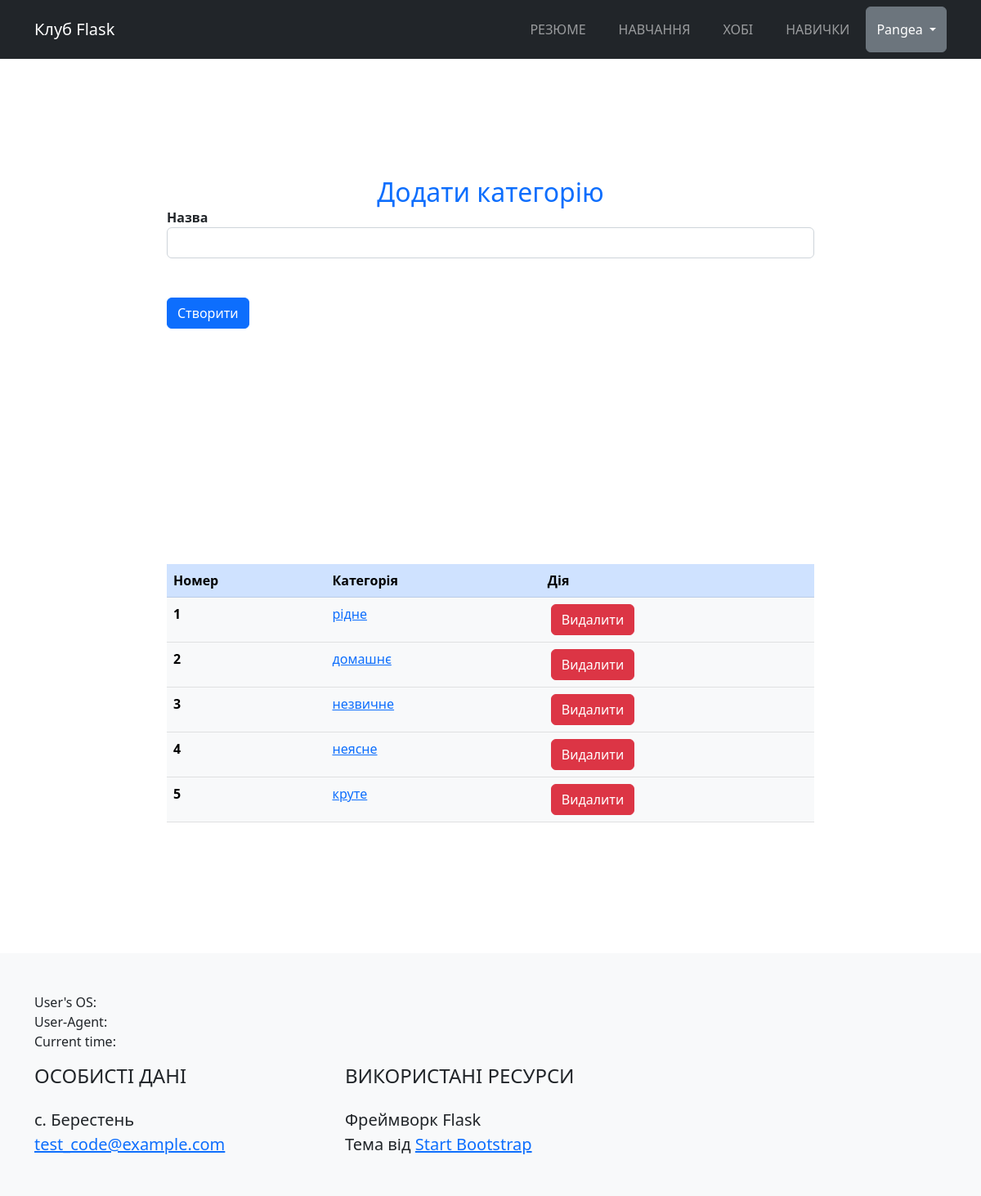
Screenshot of /post/category (signed in) with the database file from the repository.
### app/auth/models.py (models this page shows, shortened)
class User(db.Model, UserMixin):
    id = db.Column(db.Integer, primary_key=True)
    username = db.Column(db.String(20), unique=True, nullable=False)
    email = db.Column(db.String(120), unique=True, nullable=False)
    about_me = db.Column(db.String(140))
    last_seen = db.Column(db.DateTime, default=datetime.now())
    password = db.Column(db.String(60), nullable=False)
    image_file = db.Column(db.String(60), nullable=False, server_default='default.jpg')

### app/post/models.py (models this page shows)
class Category(db.Model):
    id = db.Column(db.Integer, primary_key=True)
    name = db.Column(db.String(50), nullable=False)
    posts = db.relationship('Post', backref='category', lazy=True)

### app/post/views.py (the view)
@post_blueprint.route("/category", methods=['GET', 'POST'])
@login_required
def view_category():
    form = CreateCategoryForm()
    list = Category.query.all()
    return render_template('category.html', form=form, list=list)

### app/post/forms.py
class CreateCategoryForm(FlaskForm):
    name = StringField('Назва', validators=[InputRequired(), Length(min=2, max=60)])
    submit = SubmitField('Створити')

### app/auth/models.py (called while the page is built)
@login_manager.user_loader
def user_loader(user_id):
    return User.query.get(int(user_id))

### app/post/templates/post/category.html (shortened to what this page needs)
{% extends 'base.html' %}
{% block body %}
<section class="page-section" id="category_table">
    <h2 class="page-section-heading text-center text-primary mb-0">Додати категорію</h2>
    <div class="row justify-content-center">
        <div class="container col-md-8 col-lg-8">
            <form id="createCategory" action={{ url_for('post_bp.create_category') }} method="POST">
                {% from "_render_field.html" import render_field %}
                <div class="form-floating mb-3">
                    {{ render_field(form.name) }}
                </div>
                {{form.submit(class_='btn btn-primary btn-xl')}}
            </form>
        </div>
    </div>
</section>
<section>
    <div class="row justify-content-center">
        <div class="container col-md-8 col-lg-8">
            <table class="table table-light">
                <thead class="table-primary">
                    <tr class = "categoryTable">
                        <th class = "categoryTable">Номер</th>
                        <th class = "categoryTable">Категорія</th>
                        <th class = "categoryTable">Дія</th>
                    </tr>
                </thead>
                <tbody>
                    {% for category in list %}
                    <tr>
                        <th scope="row">{{ category.id }}</th>
                        <td class = "categoryTable"><a href="{{ url_for('post_bp.update_category', category_id=category.id) }}">{{ category.name }}</a></td>
                        <td>
                            <a class="btn btn-danger ms-1" href={{ url_for('post_bp.delete_category', category_id=category.id) }}>Видалити</a>
                        </td>
                    </tr>
                    {% endfor %}
                </tbody>
            </table>
        </div>
    </div>
</section>
{% endblock %}

### app/templates/nav.html (shortened to what this page needs)
{% set menu = {
    "Резюме": url_for("home_bp.cv"),
    "Навчання": url_for("home_bp.edu"),
    "Хобі": url_for("home_bp.hobbies"),
    "Навички": url_for("home_bp.skills"),
} %}
<nav class="navbar navbar-expand-lg navbar-dark bg-dark" id="mainNav"" id="mainNav">
    <div class="container">
        <a class="navbar-brand" href="{{url_for("home_bp.home")}}">Клуб Flask</a>
        <div class="collapse navbar-collapse" id="navbarResponsive">
            <ul class="navbar-nav ms-auto">
                {%for name, url in menu.items() %}
                <li class="nav-item mx-0 mx-lg-1"><a class="nav-link py-3 px-0 px-lg-3 rounded" href={{url}}> {{ name | upper}} </a></li>
                {% endfor %}
                {% if current_user.is_authenticated %}
                <div class="btn-group">
                    <button class="btn btn-secondary dropdown-toggle " type="button" id="dropdownMenuButton" data-bs-toggle="dropdown" aria-haspopup="true" aria-expanded="false">
                        {{ current_user.username }}
                    </button>
                </div>
                {% else %}
                    <li class="nav-item mx-0 mx-lg-1"><a class="nav-link py-3 px-0 px-lg-3 rounded" href={{ url_for('auth_bp.login') }}> Увійти </a></li>
                {% endif %}
            </ul>
        </div>
    </div>
</nav>

### rows the page displays
User: username "Pangea"
Category: id "1", name "рідне"
Category: id "2", name "домашнє"
Category: id "3", name "незвичне"
Category: id "4", name "неясне"
Category: id "5", name "круте"

### other values shown
{{ name | upper }} "РЕЗЮМЕ" "НАВЧАННЯ" "ХОБІ" "НАВИЧКИ"
{{ field.label() }} "Назва"
